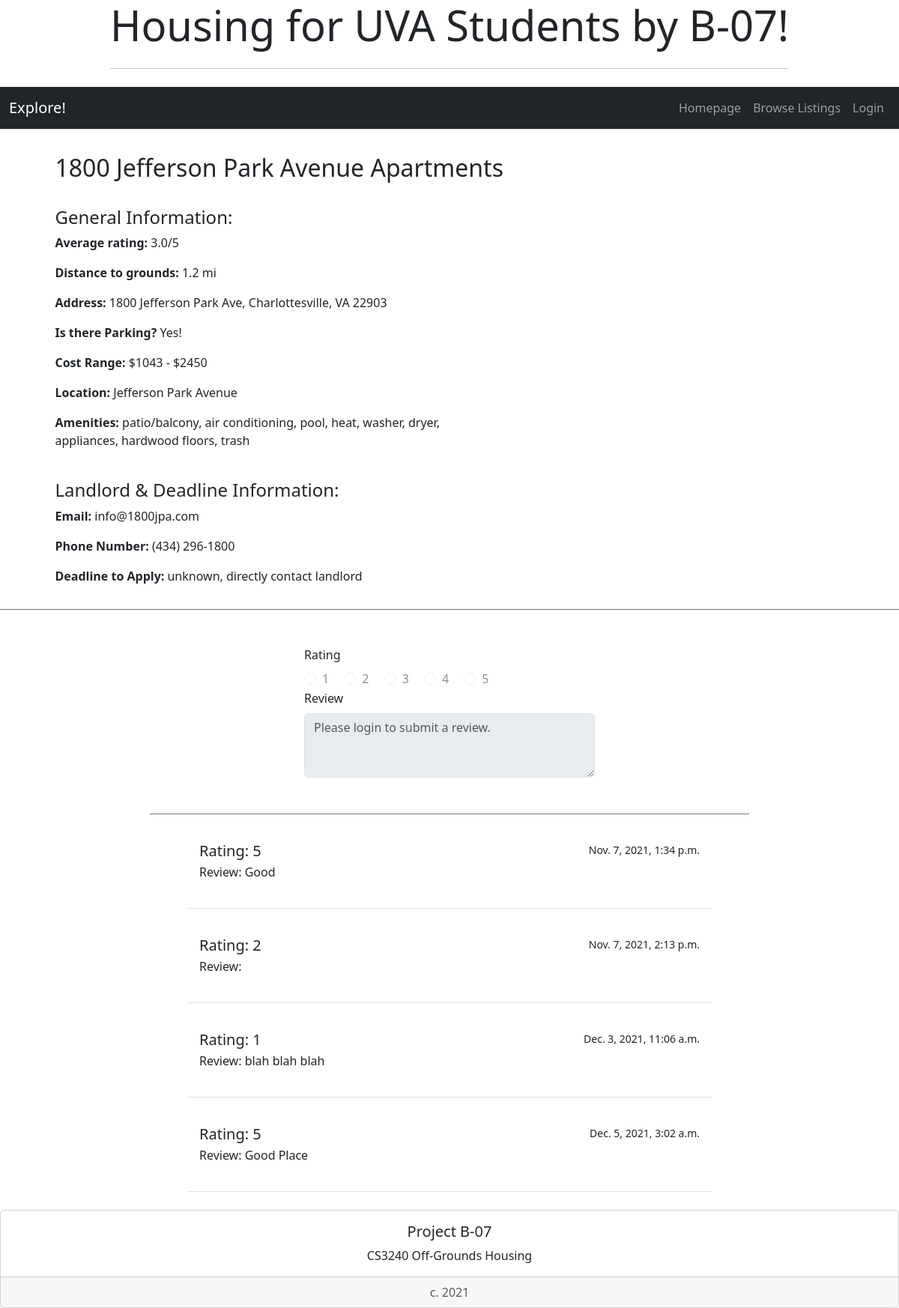
/housing/6/, run on the app's committed database.
### housing/models.py (models this page shows, shortened)
class StudentHousing(models.Model):
    name = models.CharField(max_length=200)
    distToGrounds = models.FloatField(default=0)
    parking = models.BooleanField()
    minCost = models.IntegerField(default=0)
    maxCost = models.IntegerField(default=0)
    location = models.TextField(max_length=200, null=True)
    landlordEmail = models.CharField(max_length=200, null=True)
    landlordPhone = models.CharField(max_length=200, null=True)
    amenities = models.TextField(max_length=200, null=True)
    deadline = models.CharField(max_length=200, null=True)
    averageRating = models.FloatField(default=0)
    address = models.TextField(max_length=200, null=True)
    image = models.ImageField(blank=True, null=True) #makes it optional to include an image
    lat = models.FloatField(blank=True, null=True) #leave blank
    long = models.FloatField(blank=True, null=True) #leave blank

class Review(models.Model):
    house = models.ForeignKey(StudentHousing, on_delete=models.CASCADE)
    rating = models.IntegerField(default=0)
    comment = models.TextField(max_length=200, default="")
    pub_date = models.DateTimeField('date published')

### housing/views.py (the view)
# urls.py: path('<int:pk>/', views.DetailView.as_view(), name='detail'),
class DetailView(generic.DetailView):
    model = StudentHousing
    template_name = 'housing/studentHousingOption.html'
    def get_queryset(self):
        return StudentHousing.objects

### housing/templates/housing/studentHousingOption.html (shortened to what this page needs)
<!doctype html>
<link href='https://api.mapbox.com/mapbox-gl-js/v2.3.1/mapbox-gl.css' rel='stylesheet' /> {% load bootstrap5 %} {% bootstrap_css %} {% bootstrap_javascript %} {% load socialaccount %}
<div class="container">
    <div class="col d-flex justify-content-center">
        <div class="jumbotron">
            <h1 class="display-4">Housing for UVA Students by B-07!</h1>
            <hr class="my-4">
        </div>
    </div>
</div>
<nav class="navbar navbar-expand-lg navbar-dark bg-dark border-bottom box-shadow mb-3">
    <div class="container-fluid">
        <a class="navbar-brand">Explore!</a>
        <div class="collapse navbar-collapse justify-content-end" id="navbarNav">
            <ul class="navbar-nav">
                <li class="nav-item">
                    <a class="nav-link" href="{% url 'index' %}">Homepage</a>
                </li>
                <li class="nav-item">
                    <a class="nav-link" href="{% url 'housing:studentHousingList' %}">Browse Listings</a>
                </li>
                {% if user.is_authenticated %}
                <li class="nav-item">
                    <a class="nav-link" href="{% url 'housing:logout' %}">Logout</a>
                </li>
                <li class="nav-item dropdown">
                    <a class="nav-link dropdown-toggle" data-bs-toggle="dropdown" href="#" role="button" id="dropdownMenuLink" aria-haspopup="true" aria-expanded="false">Account</a>
                    <div class="dropdown-menu" aria-labelledby="dropdownMenuLink">
                        <a class="dropdown-item nav-link" style="color:black;" href="{% url 'housing:profile' %}">Profile</a>
                        <a class="dropdown-item nav-link" style="color:black;" href="{% url 'housing:review_list' %}">Manage comments</a>
                    </div>
                </li>
                <li class="nav-item">
                    <a class="nav-link" href="{% url 'housing:submission' %}">Suggest a Listing</a>
                </li>
                {% else %}
                <li class="nav-item">
                    <a class="nav-link" href="{% provider_login_url 'google' %}">Login</a>
                </li>
                {% endif %}
            </ul>
        </div>
    </div>
</nav>
{% if studenthousing %}
    <div class="row border-bottom border-secondary">
        <div class="col-sm-7">
             <div class="offset-sm-1">
                <div class="card border-0">
                    <div class="card-body">
                        <h2>{{ studenthousing.name }}</h2>
                        <br>
                        <h4>General Information:</h4>
                        {% if studenthousing.averageRating == 0.0 %}
                            <p class='card-text'><b>Average rating: </b>No ratings yet</p>
                        {% else %}
                            <p class='card-text'><b>Average rating: </b>{{ studenthousing.averageRating }}/5</p>
                        {% endif %}
                        <p class='card-text'><b>Distance to grounds:</b> {{ studenthousing.distToGrounds }} mi</p>
                        <p class='card-text'><b>Address: </b>{{ studenthousing.address }}</p>
                        {% if studenthousing.parking == True %}
                            <p class='card-text'><b>Is there Parking? </b> Yes!</p>
                        {% else %}
                            <p class='card-text'><b>Is there Parking? </b> No</p>
                        {% endif %}
                        <p class='card-text'><b>Cost Range: </b>${{ studenthousing.minCost }} - ${{ studenthousing.maxCost }}</p>
                        <p class='card-text'><b>Location: </b>{{ studenthousing.location }}</p>
                        <p class='card-text'><b>Amenities: </b>{{ studenthousing.amenities }}</p>
                        <br>
                        <h4>Landlord & Deadline Information:</h4>
                        <p class='card-text'><b>Email: </b>{{ studenthousing.landlordEmail }}</p>
                        <p class='card-text'><b>Phone Number: </b>{{ studenthousing.landlordPhone }}</p>
                        <p class='card-text'><b>Deadline to Apply: </b>{{ studenthousing.deadline }}</p>
                    </div>
                </div>
            </div>
        </div>
        <div class="col-sm-5">
            <div class="col-sm-11">
                <div class="card border-0">
                    <div class="card-body">
                        <br><br><br>
                        <div id='map' style='width: 500px; height: 400px; margin: auto'></div>
                    </div>
                </div>
            </div>
        </div>
    </div>
{% else %}
<p>No housing details are available.</p>
{% endif %}<br>
<div class="container col-md-8 offset-md-2 border-secondary border-bottom"><br>
<form action="{% url 'housing:review_submit' studenthousing.id %}" method="post">
    {% if user.is_authenticated %}
    <label for="FieldSet1" class="form-label col-md-6 offset-md-3">Rating</label>
    <fieldset id="FieldSet1" class="col-md-6 offset-md-3">
        <div class="form-check form-check-inline">
            <input class="form-check-input" type="radio" name="rating" id="inlineRadio1" value="1">
            <label class="form-check-label" for="inlineRadio1">1</label>
        </div>
        <div class="form-check form-check-inline">
            <input class="form-check-input" type="radio" name="rating" id="inlineRadio2" value="2">
            <label class="form-check-label" for="inlineRadio2">2</label>
        </div>
        <div class="form-check form-check-inline">
            <input class="form-check-input" type="radio" name="rating" id="inlineRadio3" value="3">
            <label class="form-check-label" for="inlineRadio3">3</label>
        </div>
        <div class="form-check form-check-inline">
            <input class="form-check-input" type="radio" name="rating" id="inlineRadio4" value="4">
            <label class="form-check-label" for="inlineRadio4">4</label>
        </div>
        <div class="form-check form-check-inline">
            <input class="form-check-input" type="radio" name="rating" id="inlineRadio5" value="5">
            <label class="form-check-label" for="inlineRadio5">5</label>
        </div>
    </fieldset>
    <div class="col-md-6 offset-md-3">
        <label for="Textarea1" class="form-label">Review</label>
        <textarea class="form-control w-100" id="Textarea1" name="comment" rows="3" placeholder="Please write your comment here."></textarea>
        <br>
        <button class="btn btn-primary offset-md-5" type="submit">Submit</button>
    </div><br> {% else %}
    <label for="FieldSet2" class="form-label col-md-6 offset-md-3">Rating</label>
    <fieldset id="FieldSet2" class="col-md-6 offset-md-3">
        <div class="form-check form-check-inline">
            <input class="form-check-input" type="radio" name="Rating" id="inlineRadio6" value=1 disabled>
            <label class="form-check-label" for="inlineRadio6">1</label>
        </div>
        <div class="form-check form-check-inline">
            <input class="form-check-input" type="radio" name="Rating" id="inlineRadio7" value=2 disabled>
            <label class="form-check-label" for="inlineRadio7">2</label>
        </div>
        <div class="form-check form-check-inline">
            <input class="form-check-input" type="radio" name="Rating" id="inlineRadio8" value=3 disabled>
            <label class="form-check-label" for="inlineRadio8">3</label>
        </div>
        <div class="form-check form-check-inline">
            <input class="form-check-input" type="radio" name="Rating" id="inlineRadio9" value=4 disabled>
            <label class="form-check-label" for="inlineRadio9">4</label>
        </div>
        <div class="form-check form-check-inline">
            <input class="form-check-input" type="radio" name="Rating" id="inlineRadio10" value=5 disabled>
            <label class="form-check-label" for="inlineRadio10">5</label>
        </div>
    </fieldset>
    <div class="col-md-6 offset-md-3">
        <label for="Textarea2" class="form-label">Review</label>
        <textarea class="form-control" id="Textarea2" name="comment" rows="3" placeholder="Please login to submit a review." disabled></textarea>
    </div><br>
    {% endif %}
</form><br>
</div><br>
<div class="list-group list-group-flush">
    {% for review in studenthousing.review_set.all %}
    <div class="list-group-item" style="margin-left: 250px; margin-right: 250px; margin-top: 5px;">
        <div class="d-flex w-100 justify-content-between">
            <h5 class="mb-1">Rating: {{review.rating}}</h5>
            <small>{{review.pub_date}}</small>
        </div>
        <p class="mb-1">Review: {{review.comment}}<br><br></p>
    </div><br> {% endfor %}
</div>
<div style="bottom:0; width:100%" class="card text-center">
    <div class="card-body">
        <h5 class="card-title">Project B-07</h5>
        <p class="card-text">CS3240 Off-Grounds Housing</p>
    </div>
    <div class="card-footer text-muted">
        c. 2021
    </div>
</div>

### data on the page
StudentHousing: name "1800 Jefferson Park Avenue Apartments", averageRating "3.0", distToGrounds "1.2", address "1800 Jefferson Park Ave, Charlottesville, VA 22903", minCost "1043", maxCost "2450", location "Jefferson Park Avenue", amenities "patio/balcony, air conditioning, pool, heat, washer, dryer, appliances, hardwood floors, trash", landlordEmail "info@1800jpa.com", landlordPhone "(434) 296-1800", deadline "unknown, directly contact landlord"
Review: rating "5", pub_date "Nov. 7, 2021, 1:34 p.m.", comment "Good"
Review: rating "2", pub_date "Nov. 7, 2021, 2:13 p.m."
Review: rating "1", pub_date "Dec. 3, 2021, 11:06 a.m.", comment "blah blah blah"
Review: rating "5", pub_date "Dec. 5, 2021, 3:02 a.m.", comment "Good Place"
